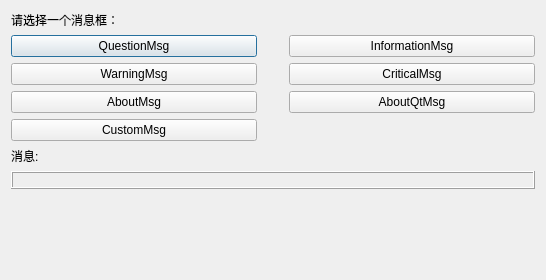
<?xml version="1.0" encoding="UTF-8"?>
<ui version="4.0">
 <class>StdMsgDialog</class>
 <widget class="QDialog" name="StdMsgDialog">
  <property name="geometry">
   <rect>
    <x>0</x>
    <y>0</y>
    <width>546</width>
    <height>280</height>
   </rect>
  </property>
  <property name="windowTitle">
   <string>StdMsgDialog</string>
  </property>
  <layout class="QGridLayout" name="gridLayout">
   <item row="0" column="0">
    <widget class="QLabel" name="label">
     <property name="text">
      <string>请选择一个消息框：</string>
     </property>
    </widget>
   </item>
   <item row="0" column="1">
    <spacer name="verticalSpacer">
     <property name="orientation">
      <enum>Qt::Vertical</enum>
     </property>
     <property name="sizeHint" stdset="0">
      <size>
       <width>20</width>
       <height>24</height>
      </size>
     </property>
    </spacer>
   </item>
   <item row="1" column="0">
    <widget class="QPushButton" name="m_questionButton">
     <property name="sizePolicy">
      <sizepolicy hsizetype="Expanding" vsizetype="Preferred">
       <horstretch>0</horstretch>
       <verstretch>0</verstretch>
      </sizepolicy>
     </property>
     <property name="text">
      <string>QuestionMsg</string>
     </property>
    </widget>
   </item>
   <item row="1" column="2">
    <widget class="QPushButton" name="m_infoButton">
     <property name="sizePolicy">
      <sizepolicy hsizetype="Expanding" vsizetype="Preferred">
       <horstretch>0</horstretch>
       <verstretch>0</verstretch>
      </sizepolicy>
     </property>
     <property name="text">
      <string>InformationMsg</string>
     </property>
    </widget>
   </item>
   <item row="2" column="0">
    <widget class="QPushButton" name="m_warningButton">
     <property name="sizePolicy">
      <sizepolicy hsizetype="Expanding" vsizetype="Preferred">
       <horstretch>0</horstretch>
       <verstretch>0</verstretch>
      </sizepolicy>
     </property>
     <property name="text">
      <string>WarningMsg</string>
     </property>
    </widget>
   </item>
   <item row="2" column="2">
    <widget class="QPushButton" name="m_criticalButton">
     <property name="sizePolicy">
      <sizepolicy hsizetype="Expanding" vsizetype="Preferred">
       <horstretch>0</horstretch>
       <verstretch>0</verstretch>
      </sizepolicy>
     </property>
     <property name="text">
      <string>CriticalMsg</string>
     </property>
    </widget>
   </item>
   <item row="3" column="0">
    <widget class="QPushButton" name="m_aboutButton">
     <property name="sizePolicy">
      <sizepolicy hsizetype="Expanding" vsizetype="Preferred">
       <horstretch>0</horstretch>
       <verstretch>0</verstretch>
      </sizepolicy>
     </property>
     <property name="text">
      <string>AboutMsg</string>
     </property>
    </widget>
   </item>
   <item row="3" column="2">
    <widget class="QPushButton" name="m_aboutQtButton">
     <property name="sizePolicy">
      <sizepolicy hsizetype="Expanding" vsizetype="Preferred">
       <horstretch>0</horstretch>
       <verstretch>0</verstretch>
      </sizepolicy>
     </property>
     <property name="text">
      <string>AboutQtMsg</string>
     </property>
    </widget>
   </item>
   <item row="5" column="0">
    <widget class="QLabel" name="label_2">
     <property name="text">
      <string>消息:</string>
     </property>
    </widget>
   </item>
   <item row="6" column="0" colspan="3">
    <widget class="QLabel" name="m_label">
     <property name="frameShape">
      <enum>QFrame::Box</enum>
     </property>
     <property name="frameShadow">
      <enum>QFrame::Raised</enum>
     </property>
     <property name="text">
      <string/>
     </property>
    </widget>
   </item>
   <item row="7" column="1">
    <spacer name="verticalSpacer_2">
     <property name="orientation">
      <enum>Qt::Vertical</enum>
     </property>
     <property name="sizeHint" stdset="0">
      <size>
       <width>20</width>
       <height>99</height>
      </size>
     </property>
    </spacer>
   </item>
   <item row="4" column="0">
    <widget class="QPushButton" name="pushButton">
     <property name="text">
      <string>CustomMsg</string>
     </property>
    </widget>
   </item>
  </layout>
 </widget>
 <resources/>
 <connections/>
</ui>
